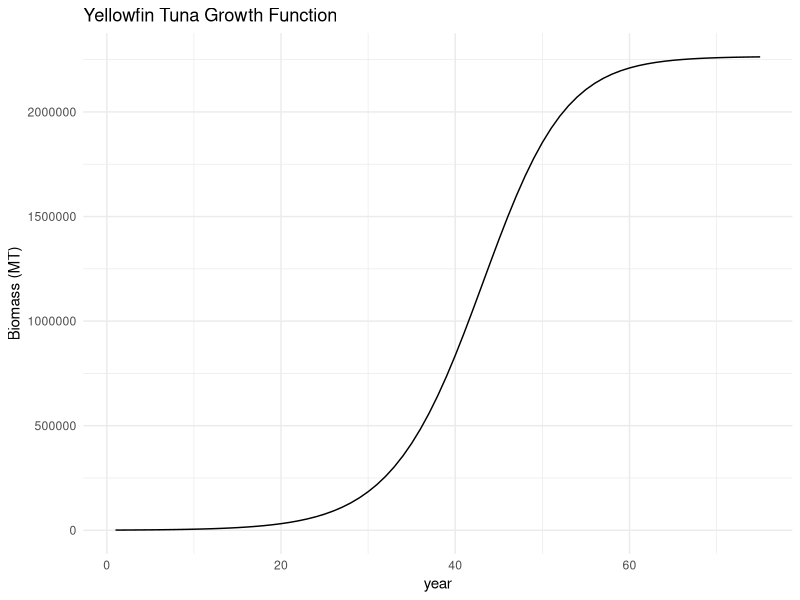
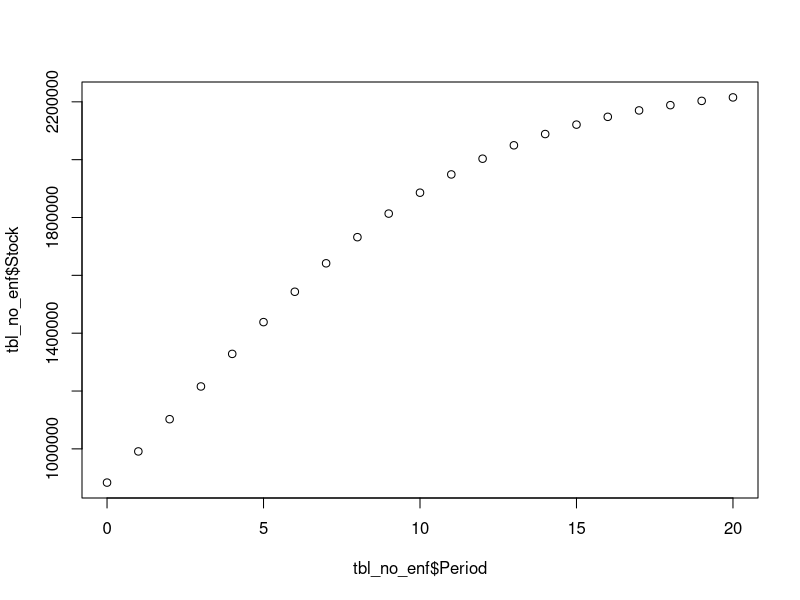

Recreate these plots in R, in order.
## ---- chunk 1
knitr::opts_chunk$set(echo = TRUE)

library(tidyverse)
library(nloptr)
library(knitr)
library(dplyr)
library(ggplot2)
library(numDeriv)
## ---- chunk 2
 period = seq(1,75, by =1)
stock <- function(Y, int_stock, r, K, period) {
   stock <- vector(mode = "numeric", length = 75)
   
   stock[1] = int_stock
   
    for (i in 2:(75))  
    {
    ### Stock dynamics
    stock[i] = stock[i-1] + (r * stock[i-1]) - (r*(stock[i-1])^2)/K  - Y 
    }
   return(stock)
}

 stock1<-stock(Y=0, int_stock = 1000, r=.2, K=2265128)
 
 stock_data <- data.frame(period,stock1)

ggplot(data = stock_data,aes( x=period, y= stock1)) +
  geom_line() +
   labs(title = "Yellowfin Tuna Growth Function",
       x = "year",
       y = "Biomass (MT)") +
  theme_minimal()

## ---- chunk 3
objective <- function(I, int_stock, discount, p, L, c, ce, r, K, period, effort, alpha) {
  
  #vectors 
  stock <- vector(mode = "numeric", length = 21)
  benefits <- vector(mode = "numeric", length = 21)
  
  #initial values
  stock[1] = int_stock
  benefits[1] = p*(L+I[1]) - c*((L+I[1])^2/stock[1]) - ce*(effort) - alpha*effort*I[1]
  
  
  #for loop
  for (i in 2:(period+1))  
    {
    ### Stock dynamics
    stock[i] = stock[i-1] + (r * stock[i-1]) - (r*(stock[i-1])^2)/K  - (L+I[i-1] )
    benefits[i] = p*(L + I[i]) - c*((L+I[i])^2/stock[i]) 
    - ce*(effort)  - alpha*effort*I[i]
    
  }
  
  t = seq(from = 0, period) 
  pv = ((1/(1 + discount))^t) * benefits
  npv = sum(pv)
  
  return(-npv)
  
}
## ---- chunk 4
### Constraint: harvest < X
constraint <- function(I, int_stock, discount, p, L, c, ce, r, K, period, effort, alpha) {
  
 stock <- vector(mode = "numeric", length = 21)
  const <- vector(mode = "numeric", length = 21)
  
  ### Initial states
  stock[1] = int_stock
  const[1] = (L[1]+I[1]) -stock[1]
  
  ### For-loop
  for (i in 2:(21)) {
    stock[i] = stock[i - 1] + r * stock[i - 1] * (1 - (stock[i - 1] / K)) - L - I[i - 1]
    const[i] = (L+I[i]) - stock[i]
  } # End for-loop
  
  return(const)
}
## ---- chunk 5
## Use this options list for nloptr

local_opts<-list("algorithm"="NLOPT_LN_COBYLA",xtol_rel=1e-15)
options=list("algorithm"="NLOPT_LN_AUGLAG",xtol_rel=1e-15,maxeval=16000,"local_opts"=local_opts)

period = 20

output_enf = nloptr(x0=rep(1, times=21),
                 eval_f=objective,
                 eval_g_ineq = constraint,
                 lb=rep(0, times=21),
                 opts = options,
                 int_stock=883400, discount=.05, p=2397, L=113256, c=1000, 
                 ce =4000, r=.2, K=2265128, 
                 period =20, effort= .5, alpha = .4)
                 
round(output_enf$solution, 3) #effort 
-output_enf$objective #PVNB

## ---- chunk 6
#Making a table

stock_a <- function(I, int_stock=883400, discount=.05, p=2397, L=113256, c=1000, ce =0, r=.2, K=2265128, 
                 period =20, effort= 0, alpha = 0) {
  
  #vectors 
  stock <- vector(mode = "numeric", length = 21)
  benefits <- vector(mode = "numeric", length = 21)
  
  #initial values
  stock[1] = int_stock
  benefits[1] = p*(L+I[1]) - c*((L+I[1])/stock[1]) - ce*(effort) - alpha*effort*I[1]
  
  
  
  #for loop
  for (i in 2:(period+1))  
    {
    ### Stock dynamics
    stock[i] = stock[i-1] + r * stock[i-1] * (1 - (stock[i-1]/K)) - L -I[i-1] 
    benefits[i] = p*(L + I[i]) - c*((L+I[i])/stock[i]) 
    - ce*(effort[i])  - alpha*effort[i]*I[i]
    
  }
  
  t = seq(from = 0, period) 
  pv = ((1/(1 + discount))^t) * benefits
  npv = sum(pv)
  
  
# This time we return a data frame with the variables we want in the table.  The value after the = indicates the column label.
  
  return(data.frame("Period"=t, "Present Value" =pv, "Stock"=stock, "Harvest" =I+L, "Illegal Fishing" = I))

}

# The next command is telling R to use the solution found above, choice, to evaluate the function stock and to round the values in the data frame to two places past the decimal point.  The second command says to make a table with these values. 

tbl_enf=round(stock_a(output_enf$solution),3)      #  2 indicates rounding

kable(tbl_enf)

## ---- chunk 7
## Use this options list for nloptr

local_opts<-list("algorithm"="NLOPT_LN_COBYLA",xtol_rel=1e-15)
options=list("algorithm"="NLOPT_LN_AUGLAG",xtol_rel=1e-15,maxeval=16000,"local_opts"=local_opts)

period = 20

output_no_enf = nloptr(x0=rep(1, times=21),
                 eval_f=objective,
                 #eval_g_ineq = constraint,
                 lb=rep(0, times=21),
                 opts = options,
                 int_stock=883400, discount=0, p=2397, L=0, c=0, ce =0, r=.2, K=2265128, 
                 period =20, effort= 0, alpha = 0)
                 
round(output_no_enf$solution, 3) #effort 
-output_no_enf$objective #PVNB
## ---- chunk 8
#Making a table

stock_a <- function(I, int_stock=883400, discount=.05, p=2397, L=0, c=0, ce =0, r=.2, K=2265128, 
                 period =20, effort= 0, alpha = 0) {
  
  #vectors 
  stock <- vector(mode = "numeric", length = 21)
  benefits <- vector(mode = "numeric", length = 21)
  
  #initial values
  stock[1] = int_stock
  benefits[1] = p*(L+I[1]) - c*((L+I[1])/stock[1]) - ce*(effort) - alpha*effort*I[1]
  
  
  
  #for loop
  for (i in 2:(period+1))  
    {
    ### Stock dynamics
    stock[i] = stock[i-1] + r * stock[i-1] * (1 - (stock[i-1]/K)) - L -I[i-1] 
    benefits[i] = p*(L + I[i]) - c*((L+I[i])/stock[i]) 
    - ce*(effort[i])  - alpha*effort[i]*I[i]
    
  }
  
  t = seq(from = 0, period) 
  pv = ((1/(1 + discount))^t) * benefits
  npv = sum(pv)
  
  
# This time we return a data frame with the variables we want in the table.  The value after the = indicates the column label.
  
  return(data.frame("Period"=t, "Present Value" =pv, "Stock"=stock, "Harvest" =I+L, "Illegal Fishing" = I))

}

# The next command is telling R to use the solution found above, choice, to evaluate the function stock and to round the values in the data frame to two places past the decimal point.  The second command says to make a table with these values. 

tbl_no_enf=round(stock_a(output_no_enf$solution),3)      #  2 indicates rounding

kable(tbl_no_enf)

## ---- chunk 9
plot(tbl_no_enf$Period, tbl_no_enf$Stock)
## ---- chunk 10
objective_new <- function(Y, int_stock, discount, p, c, r, K, period) {
  
  #vectors 
  stock <- vector(mode = "numeric", length = 76)
  benefits <- vector(mode = "numeric", length = 76)
  
  #initial values
  stock[1] = int_stock
  benefits[1] = p*(Y[1]) - c*(Y[1]^2/stock[1]) 
  
  
  #for loop
  for (i in 2:(period+1))  
    {
    ### Stock dynamics
     stock[i] = stock[i-1] + (r * stock[i-1]) - (r*(stock[i-1])^2)/K  - Y[i-1] 
    benefits[i] = p*(Y[i]) - c*(Y[i]^2/stock[i]) 
    
  }
  
  t = seq(from = 0, period) 
  pv = ((1/(1 + discount))^t) * benefits
  npv = sum(pv)
  
  return(-npv)
  
}
## ---- chunk 11
### Constraint: harvest < X
constraint_new <- function(Y, int_stock, discount, p, c,  r, K, period) {
  
 stock <- vector(mode = "numeric", length = 76)
  const <- vector(mode = "numeric", length = 76)
  
  ### Initial states
  stock[1] = int_stock
  const[1] = Y[1] -stock[1]
  
  ### For-loop
  for (i in 2:(period+1)) {
     stock[i] = stock[i-1] + (r * stock[i-1]) - (r*(stock[i-1])^2)/K  - Y[i-1] 
    const[i] = Y[i] - stock[i-1]
  } # End for-loop
  
  return(const)
}
## ---- chunk 12
## Use this options list for nloptr

local_opts<-list("algorithm"="NLOPT_LN_COBYLA",xtol_rel=1e-15)
options=list("algorithm"="NLOPT_LN_AUGLAG",xtol_rel=1e-15,maxeval=16000,"local_opts"=local_opts)

period = 75

output_new = nloptr(x0=rep(1, times=76),
                 eval_f=objective_new,
                 eval_g_ineq = constraint_new,
                 lb=rep(0, times=76),
                 opts = options,
                 int_stock=8000, discount=.05, p=10, c=7, r=.2, K=2265128, 
                 period =75)
                 
round(output_new$solution, 3) #effort 
-output_new$objective #PVNB
## ---- chunk 13
#Making a table

stock_a <- function(Y, int_stock=8000, discount=.05, p=10, c=7, r=.2, K=2265128, period =75) {
  
 stock <- vector(mode = "numeric", length = 76)
  benefits <- vector(mode = "numeric", length = 76)
  
  #initial values
  stock[1] = int_stock
  benefits[1] = p*(Y[1]) - c*(Y[1]^2/stock[1]) 
  
  
  #for loop
  for (i in 2:(period+1))  
    {
    ### Stock dynamics
    stock[i] = stock[i-1] + (r * stock[i-1]) - (r*(stock[i-1])^2)/K  - Y[i-1] 
    benefits[i] = p*(Y[i]) - c*(Y[i]^2/stock[i]) 
    
  }
  
  t = seq(from = 0, period) 
  pv = ((1/(1 + discount))^t) * benefits
  npv = sum(pv)
  
  
# This time we return a data frame with the variables we want in the table.  The value after the = indicates the column label.
  
  return(data.frame("Period"=t, "Present Value" =pv, "Stock"=stock, "Harvest" =Y))

}

# The next command is telling R to use the solution found above, choice, to evaluate the function stock and to round the values in the data frame to two places past the decimal point.  The second command says to make a table with these values. 

tbl_new=round(stock_a(output_new$solution),3)      #  2 indicates rounding

kable(tbl_new)

